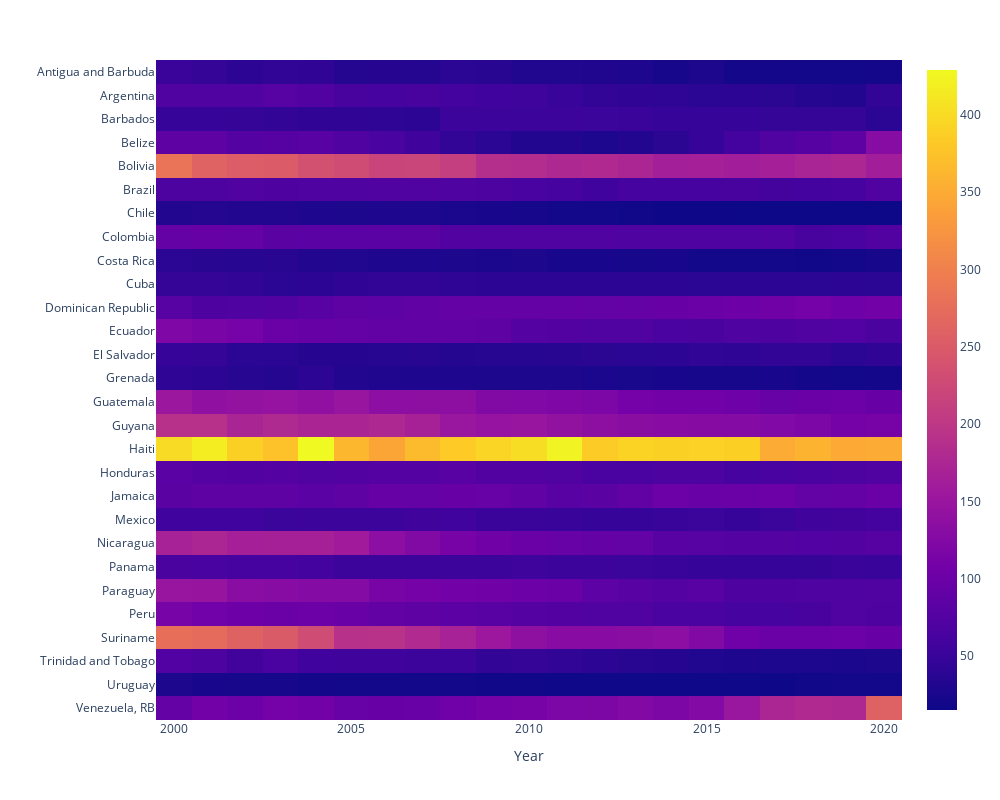

Notebook cell for this chart:
### Code cell
fig = px.imshow(latam_wide)
fig.update_layout(xaxis_title = "Year", yaxis_title = "")
fig.update_layout(height=800, width=1000)

### Figure 1 — Plotly figure (JSON) as saved in the notebook; plotly's stock layout.template omitted (floating-point values rounded to 4 significant figures; data arrays with more than 128 entries replaced by an {"elided": "..."} marker saying what was removed)
{"data": [{"coloraxis": "coloraxis", "hovertemplate": "Year: %{x}<br>Country Name: %{y}<br>color: %{z}<extra></extra>", "name": "0", "type": "heatmap", "x": [2000, 2001, 2002, 2003, 2004, 2005, 2006, 2007, 2008, 2009, 2010, 2011, 2012, 2013, 2014, 2015, 2016, 2017, 2018, 2019, 2020], "xaxis": "x", "y": ["Antigua and Barbuda", "Argentina", "Barbados", "Belize", "Bolivia", "Brazil", "Chile", "Colombia", "Costa Rica", "Cuba", "Dominican Republic", "Ecuador", "El Salvador", "Grenada", "Guatemala", "Guyana", "Haiti", "Honduras", "Jamaica", "Mexico", "Nicaragua", "Panama", "Paraguay", "Peru", "Suriname", "Trinidad and Tobago", "Uruguay", "Venezuela, RB"], "yaxis": "y", "z": {"elided": "28x21 int values"}}], "layout": {"coloraxis": {"colorscale": [[0, "#0d0887"], [0.1111, "#46039f"], [0.2222, "#7201a8"], [0.3333, "#9c179e"], [0.4444, "#bd3786"], [0.5556, "#d8576b"], [0.6667, "#ed7953"], [0.7778, "#fb9f3a"], [0.8889, "#fdca26"], [1, "#f0f921"]]}, "height": 800, "margin": {"t": 60}, "width": 1000, "xaxis": {"anchor": "y", "autorange": true, "constrain": "domain", "domain": [0, 1], "range": [2000.0, 2020.0], "scaleanchor": "y", "title": {"text": "Year"}, "type": "linear"}, "yaxis": {"anchor": "x", "autorange": true, "constrain": "domain", "domain": [0, 1], "range": [27.5, -0.5], "title": {"text": ""}, "type": "category"}}}
